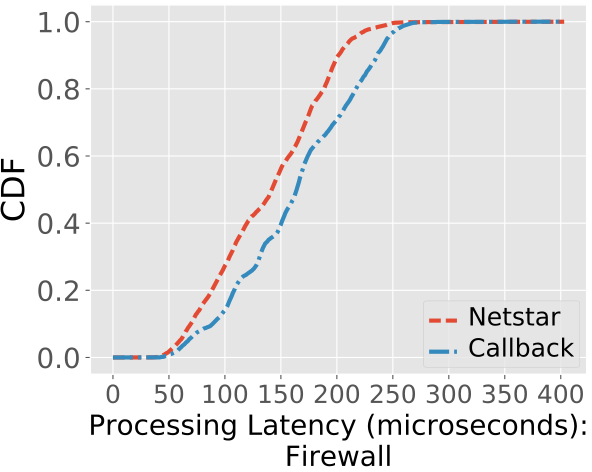

Reproduce this figure in Python.
#!/usr/bin/env python2.7
import numpy as np
import math
import matplotlib.pyplot as plt
import random
import os
import optparse
import sys
import subprocess
import signal
import time


def read_file():
	without_ips_sample = []
	with_ips_sample = []

	f = open("stateless_firewall_64bytes_100000flows.txt")

	l = f.readlines()

	sample = l[0].split(", ")

	for item in sample:
		print item
		with_ips_sample.append(int(item))
	f.close()

	f = open("cb_firewall_64bytes_100000flows.txt")

	l = f.readlines()

	sample = l[0].split(", ")

	for item in sample:
		print item
		without_ips_sample.append(int(item))
	f.close()

	return without_ips_sample, with_ips_sample

def main():

	without_ips_sample, with_ips_sample = read_file()

	without_ips_sample = map(lambda i: float(i)/1000.0, without_ips_sample)
	without_ips_sample = filter(lambda f:f<1000.0, without_ips_sample)
	without_ips_array = np.array(without_ips_sample)

	with_ips_sample = map(lambda i: float(i)/1000.0, with_ips_sample)
	with_ips_sample = filter(lambda f:f<1000.0, with_ips_sample)
	with_ips_array = np.array(with_ips_sample)

	max_us = max(np.amax(without_ips_array), np.amax(with_ips_array))
	bin = np.arange(int(math.ceil(max_us))+1)

	without_ips_hist, without_ips_bin = np.histogram(without_ips_array, bins=bin, density=True)
	with_ips_hist, with_ips_bin = np.histogram(with_ips_array, bins=bin, density=True)

	without_ips_cum = np.append(np.cumsum(without_ips_hist), [1])
	with_ips_cum = np.append(np.cumsum(with_ips_hist), [1])

	#max_us = np.amax(with_ips_array)
	#print max_us
	#bin = np.arange(int(math.ceil(max_us))+1)

	#with_ips_hist, with_ips_bin = np.histogram(with_ips_array, bins=bin, density=True)
	#with_ips_cum = np.append(np.cumsum(with_ips_hist), [1])

	#plt.style.use('ggplot')#seaborn-white')
	#plt.style.use('ggplot')#seaborn-white')
	plt.style.use('ggplot')#seaborn-white')
	plt.style.use('ggplot')#seaborn-white')
	fig,ax1 = plt.subplots()
	fig = plt.figure(1)

	linelabels = ["FW-NAT-LB", "FW-NAT-IPS", "dynamic","HP,FW","FM,FW","FM,HP,FW"]

	ax1.plot(bin.tolist(), with_ips_cum.tolist(),  '--', label='Netstar', linewidth=3)
	ax1.plot(bin.tolist(), without_ips_cum.tolist(),  '-.', label='Callback', linewidth=3)


	ax1.set_ylabel('CDF', fontsize=23, style='normal', color='black')
	ax1.set_xlabel('Processing Latency (microseconds):\nFirewall', fontsize=20, style="normal", color='black')

	# Now add the legend with some customizations.
	legend = ax1.legend(loc='lower right', shadow=False)


	# Set the fontsize
	for label in legend.get_texts():
		label.set_fontsize(18)

	for label in legend.get_lines():
		label.set_linewidth(3)  # the legend line width

	for tl in ax1.get_xticklabels():
		tl.set_fontsize(18)
		tl.set_fontstyle('normal')
	for tl in ax1.get_yticklabels():
		tl.set_fontsize(20)
		tl.set_fontstyle('normal')

	#ax1.set_yscale('log') # if want to linearly scale the y axis, comment this line

	plt.savefig("firewall_throughput_latency_cdf.pdf", bbox_inches='tight', pad_inches=0)
	plt.show()


if __name__ == "__main__" :
	main()
